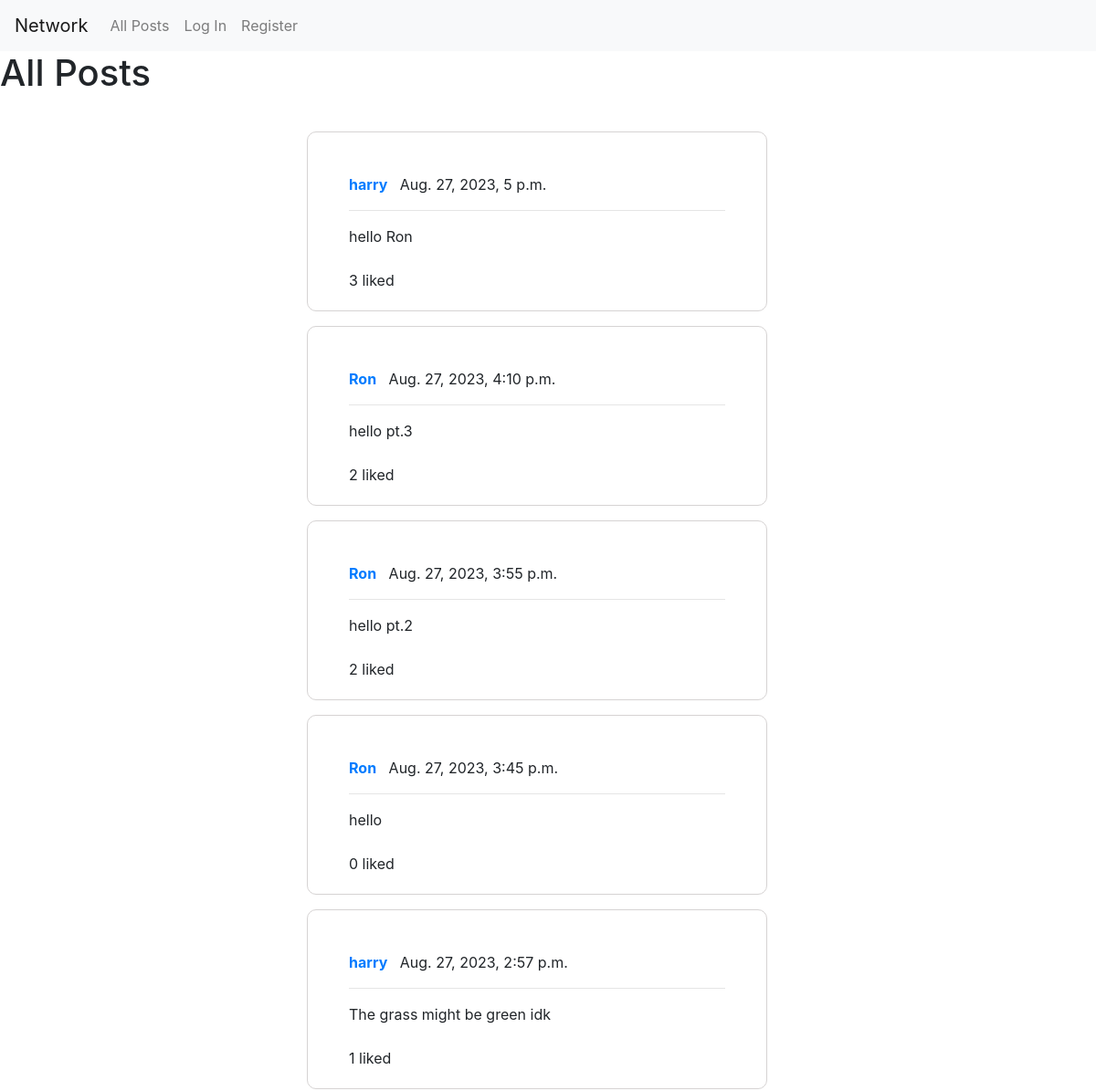
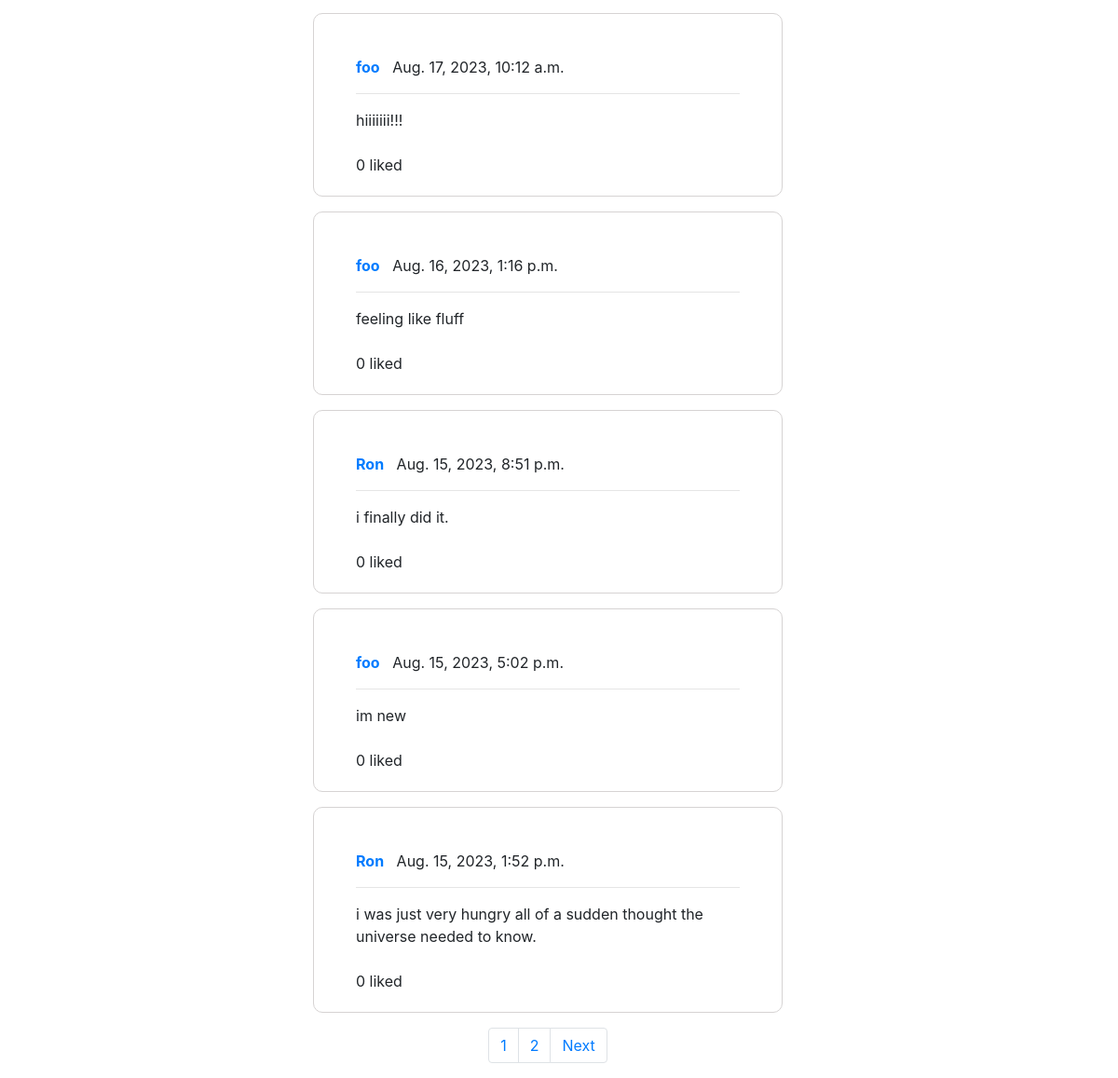
The page / on the database its author committed (2 pictures, top to bottom).
### network/models.py (models this page shows, shortened)
class Post(models.Model):
    user =  models.ForeignKey(User, on_delete=models.CASCADE,  blank=True, null = True , related_name="posted_by")
    post = models.CharField(max_length=140)
    timestamp =  models.DateTimeField(auto_now_add=True)
    likes = models.ManyToManyField( User,  blank=True, related_name="totallikes")

class User(AbstractUser):
    pass

### network/views.py (the view)
# urls.py: path("", views.index, name="index"),
def index(request):
    if request.method == "POST":
        user = request.user
        content = request.POST["content"]
        timestamp = datetime.now()
        if content != "":
            Post.objects.create(user=user, post=content, timestamp=timestamp)
    allPosts = Post.objects.all().order_by("timestamp").reverse()
    paginator = Paginator(allPosts, 10)
    pageNumber = request.GET.get('page')
    pageposts = paginator.get_page(pageNumber)
    liked =[]
    try:
        for posts in allPosts:
            current_post = Post.objects.get(pk=posts.id)
            if request.user in current_post.likes.all():
                liked.append(posts.id)
    except:
        liked = []
    return render(request, "network/index.html",{
        "post": pageposts,
        "liked": liked,
    })

### network/templates/network/index.html (shortened to what this page needs)
{% extends "network/layout.html" %}
{% block body %}
<h1>All Posts</h1>
<section class="addpost my-3 mx-5">
{% for post in post %}
<div class="allpost my-3 mx-5">
    <p><a href="{% url 'profile' post.user.id %}"><strong>{{post.user}}</strong></a> &nbsp {{post.timestamp}}</p>
    <hr>
    <div id="content_edit{{ post.id }}">
    {{post.post}}
    </div>
{% if user.is_authenticated %}
{% if user == post.user %}
<button type="submit" class="btn btn-sm btn-outline-info float-right" id="edit{{post.id}}" onclick="toggle({{post.id}})">Edit</button>
<textarea hidden class="form-control" id="edit_text{{post.id}}">{{post.post}}</textarea>
<br/>
<button hidden type="submit" class="btn btn-sm btn-outline-success float-left" id="save{{post.id}}" onclick="edit_content({{post.id}})">Save</button>
<button hidden type="submit" class="btn btn-sm btn-outline-dark float-right" id="cancel{{post.id}}" onclick="cancel({{post.id}})">Cancel</button>
{% endif %}
<br>
<div class="float-left" id="post_liked{{post.id}}">
{{post.likes.count}}
 </div>
{% if post.id in liked %}
<button class="btn btn-sm btn-outline-light float-left fa fa-heart" onclick="like({{post.id}},{{liked}})" style="font-size:15px;color:red" id="like{{post.id}}"></button>
{% else %}
<button class="btn btn-sm btn-outline-light float-left fa fa-heart" onclick="like({{post.id}},{{liked}})" style="font-size:15px;color:black" id="like{{post.id}}" ></button>
{% endif %}
{% else %}
<div class="float-left">
  {{post.likes.count}} liked
  </div>
{% endif %}
</div>
{% endfor %}
<nav aria-label="Page navigation example">
    <ul class="pagination justify-content-center">
      {% for pages in post.paginator.page_range %}
      <li class="page-item"><a class="page-link" href="?page={{ pages }}">{{pages}}</a></li>
       {% endfor %}
      {% if post.has_next %}
      <li class="page-item"><a class="page-link" href="?page={{ post.next_page_number}}">Next</a></li>
      {% endif %}
    </ul>
  </nav>
</section>
{% endblock %}

### network/static/network/styles.css (style rules this page uses)
.addpost { width: 50%; position: absolute; left: 20% }
.allpost { border: 1px solid rgb(214, 211, 211); border-radius: 10px; padding: 45px; margin: 10px; }

### rows shown on the page
Post: user "harry", timestamp "Aug. 27, 2023, 5 p.m.", post "hello Ron", likes.count "3"
Post: user "Ron", timestamp "Aug. 27, 2023, 4:10 p.m.", post "hello pt.3", likes.count "2"
Post: user "Ron", timestamp "Aug. 27, 2023, 3:55 p.m.", post "hello pt.2", likes.count "2"
Post: user "Ron", timestamp "Aug. 27, 2023, 3:45 p.m.", post "hello", likes.count "0"
Post: user "harry", timestamp "Aug. 27, 2023, 2:57 p.m.", post "The grass might be green idk", likes.count "1"
Post: user "foo", timestamp "Aug. 17, 2023, 10:12 a.m.", post "hiiiiiii!!!", likes.count "0"
Post: user "foo", timestamp "Aug. 16, 2023, 1:16 p.m.", post "feeling like fluff", likes.count "0"
Post: user "Ron", timestamp "Aug. 15, 2023, 8:51 p.m.", post "i finally did it.", likes.count "0"
Post: user "foo", timestamp "Aug. 15, 2023, 5:02 p.m.", post "im new", likes.count "0"
Post: user "Ron", timestamp "Aug. 15, 2023, 1:52 p.m.", post "i was just very hungry all of a sudden thought the universe needed to know.", likes.count "0"

### other values the page prints
{{ pages }} "1" "2"
